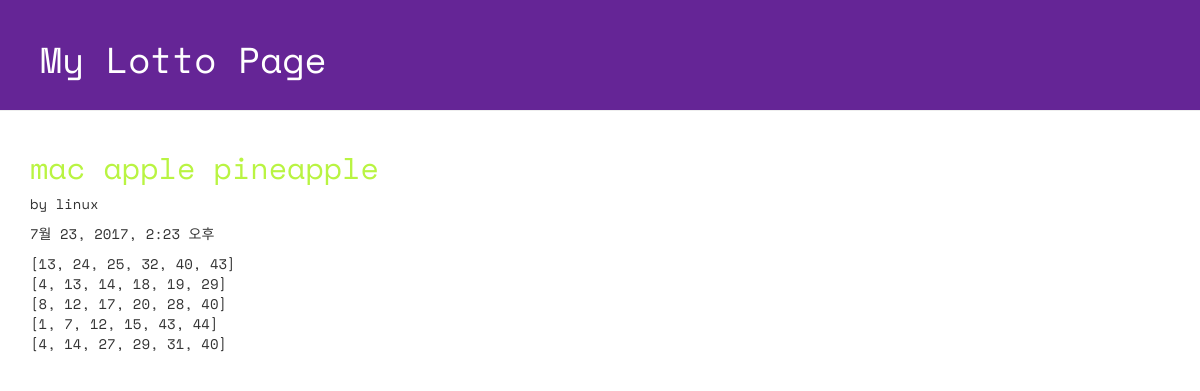
Screenshot of /lotto/1/detail/ with the database file from the repository.
### lotto/models.py (models this page shows, shortened)
class GuessNumbers(models.Model):
    name = models.CharField(max_length = 24)
    lottos = models.CharField(max_length = 255, default = '[1,2,3,4,5,6]')
    text = models.CharField(max_length = 255)
    num_lotto = models.IntegerField(default = 5)
    update_date = models.DateTimeField()

### lotto/views.py (the view)
# urls.py: url(r'^lotto/(?P<lottokey>[0-9]+)/detail/$', views.detail, name='detail'),
def detail(request, lottokey):
    lotto = GuessNumbers.objects.get(pk = lottokey)
    return render(request, "lotto/detail.html", {"lotto": lotto})

### lotto/templates/lotto/detail.html (shortened to what this page needs)
<!DOCTYPE html>
{% load staticfiles %}
<html lang="ko">
<head>
  <link rel="stylesheet" href="//maxcdn.bootstrapcdn.com/bootstrap/3.2.0/css/bootstrap.min.css">
  <link rel="stylesheet" href="//maxcdn.bootstrapcdn.com/bootstrap/3.2.0/css/bootstrap-theme.min.css">
  <link rel="stylesheet" href="{% static 'css/lotto.css'%}">
</head>
<body>
  <div class="page-header">
  <h1>My Lotto Page</h1>
  </div>
  <div class="container lotto">
    <h2>{{lotto.text}}</h2>
    <p> by {{lotto.name}}</p>
    <p> {{lotto.update_date}}</p>
    <p> {{lotto.lottos|linebreaksbr}}</p>
  </div>
</body>
</html>

### lotto/static/css/lotto.css (style rules this page uses)
.page-header { background-color: #652596; margin-top: 0; padding: 20px 20px 20px 40px; font-family: 'Space Mono', monospace; }
.page-header h1 { color: #FFFFFF; }
.container { font-family: 'Space Mono', monospace; }
.container h2 { color: #b9f442; }

### rows the page displays
GuessNumbers: text "mac apple pineapple", name "linux", update_date "7월 23, 2017, 2:23 오후", lottos "[13, 24, 25, 32, 40, 43] [4, 13, 14, 18, 19, 29] [8, 12, 17, 20, 28, 40] [1, 7, 12, 15, 43, 44] [4, 14, 27, 29, 31, 40]"
